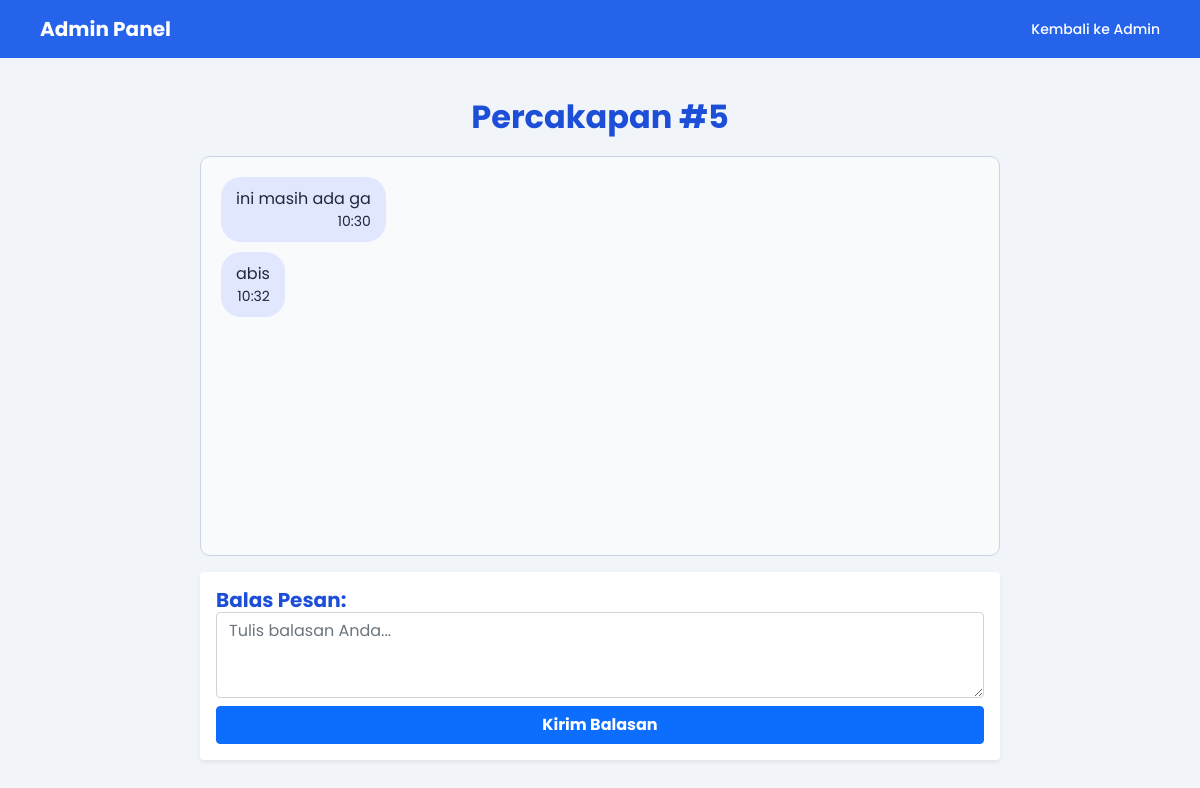
Page /view_message.php?thread_id=5 (signed in) on the committed database.
### tables this page shows
CREATE TABLE `messages` (
  `id` int(11) NOT NULL,
  `sender_id` int(11) DEFAULT NULL,
  `receiver_id` int(11) DEFAULT NULL,
  `thread_id` int(11) DEFAULT NULL,
  `reply_to_id` int(11) DEFAULT NULL,
  `encrypted_text` text DEFAULT NULL,
  `status` enum('Terkirim','Dibaca','Dibalas') DEFAULT 'Terkirim',
  `created_at` timestamp NOT NULL DEFAULT current_timestamp()
);

### crypto_utils.php (called while the page is built, shortened)
<?php
function caesar_cipher($text, $shift, $mode = 'encrypt') {
    $result = "";
    $shift = (int)$shift;
    if ($mode == 'decrypt') {
        $shift = 26 - $shift;
    }
    foreach (str_split($text) as $char) {
        $ascii = ord($char);
        if ($ascii >= 65 && $ascii <= 90) {
            $result .= chr((($ascii - 65 + $shift) % 26) + 65);
        } elseif ($ascii >= 97 && $ascii <= 122) {
            $result .= chr((($ascii - 97 + $shift) % 26) + 97);
        } else {
            $result .= $char;
        }
    }
    return $result;
}
function aes_decrypt($ciphertext) {
    return openssl_decrypt(
        $ciphertext,
        'aes-256-cbc',
        AES_KEY_SECRET,
        0,
        AES_IV_SECRET
    );
}
function super_decrypt($base64_ciphertext, $caesar_shift = 5) {
    $aes_encrypted = base64_decode($base64_ciphertext);
    $caesar_encrypted = aes_decrypt($aes_encrypted);
    $plaintext = caesar_cipher($caesar_encrypted, $caesar_shift, 'decrypt');
    return $plaintext;
}
?>

### view_message.php (the view, shortened to what this page needs)
<?php
require_once 'crypto_utils.php';
$thread_id = (int)$_GET['thread_id'];
$admin_id = $_SESSION['user_id'];
$msg_query = $db->prepare("SELECT * FROM messages WHERE thread_id = ? ORDER BY created_at ASC");
$msg_query->bind_param("i", $thread_id);
$msg_query->execute();
$messages = $msg_query->get_result();
$messages->data_seek(0);
$first_message = $messages->fetch_assoc();
$user_id_receiver = ($first_message['sender_id'] == $admin_id) ? $first_message['receiver_id'] : $first_message['sender_id'];
?>
<!DOCTYPE html>
<html lang="id">
<head>
    <link href="https://cdn.jsdelivr.net/npm/bootstrap@5.0.2/dist/css/bootstrap.min.css" rel="stylesheet">
    <link rel="stylesheet" href="style.css">
</head>
<body>
    <nav class="navbar">
        <div class="logo">Admin Panel</div>
        <div class="user-menu"><a href="admin_dashboard.php">Kembali ke Admin</a></div>
    </nav>
    <div class="chat-container">
        <h2 style="text-align: center; margin-bottom: 20px;">Percakapan #<?= $thread_id ?></h2>
        <div class="chat-box mb-3">
            <?php
            $messages->data_seek(0);
            ?>
            <?php while($msg = $messages->fetch_assoc()): ?>
                <?php $plaintext = super_decrypt($msg['encrypted_text'], 5); ?>
                <div class="chat-bubble <?php echo ($msg['sender_id'] == $admin_id) ? 'admin' : 'user'; ?>">
                    <p class="mb-0"><?= htmlspecialchars($plaintext) ?></p>
                    <small class="d-block text-end opacity-75"><?= date('H:i', strtotime($msg['created_at'])) ?></small>
                </div>
            <?php endwhile; ?>
        </div>
        <div class="card shadow-sm border-0">
            <div class="card-body">
                <h5 class="fw-bold">Balas Pesan:</h5>
                <form action="backend/send_reply.php" method="POST">
                    <input type="hidden" name="receiver_id" value="<?= $user_id_receiver ?>"> <textarea name="message" class="form-control mb-2" placeholder="Tulis balasan Anda..." rows="3" required></textarea>
                    <button type="submit" class="btn btn-primary w-100 fw-bold">Kirim Balasan</button>
                </form>
            </div>
        </div>
    </div>
</body>
</html>

### style.css (style rules this page uses)
body { font-family: 'Poppins', sans-serif; background: #f1f5f9; margin: 0; padding: 0; color: #1e293b; }
h1, h2, h3, h4, h5 { margin: 0; font-weight: 700; color: #1d4ed8; }
a { color: #2563eb; text-decoration: none; transition: 0.2s ease; }
.navbar { display: flex; justify-content: space-between; align-items: center; background: #2563eb; color: #ffffff; padding: 14px 40px; }
.navbar .logo { font-size: 20px; font-weight: 700; }
.navbar .user-menu { font-size: 14px; }
.navbar .user-menu a { color: #ffffff; font-weight: 500; margin-left: 16px; transition: 0.2s ease; }

### view_message.php (style rules this page uses)
.chat-container { max-width: 800px; margin: 40px auto; }
.chat-bubble { padding: 10px 15px; border-radius: 20px; margin-bottom: 10px; max-width: 70%; }
.user { background-color: #e0e7ff; color: #1e293b; margin-right: auto; }
.chat-box { display: flex; flex-direction: column; background: #f8fafc; border: 1px solid #cbd5e1; padding: 20px; border-radius: 10px; height: 400px; overflow-y: auto; }

### rows in the picture
messages: encrypted_text "ini masih ada ga", created_at "10:30"
messages: encrypted_text "abis", created_at "10:32"

### other values in the picture
$thread_id "5"
